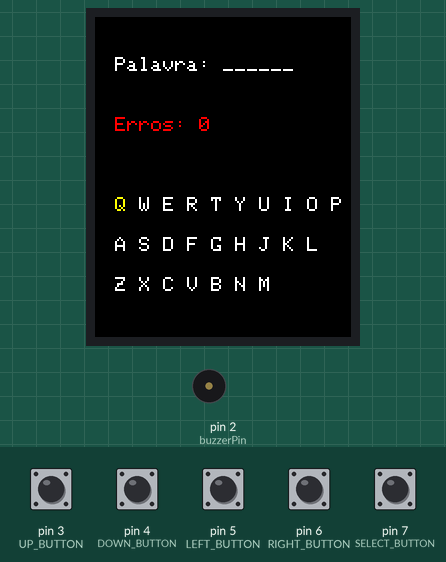
Simulated run of this sketch. Board: Arduino Uno, built with avr-gcc and run on an emulated ATmega328P. Shown: 128×160 colour display, buzzer (waves = sounding). The inputs (shaded band) are chosen by the test bench; at power-on: pin 3 (UP_BUTTON), pin 4 (DOWN_BUTTON), pin 5 (LEFT_BUTTON), pin 6 (RIGHT_BUTTON), pin 7 (SELECT_BUTTON) LOW. Random numbers use the default seed unless the sketch sets one.

Above: at 1.3 s.
1.4 s: pin 7 (SELECT_BUTTON) pulled HIGH for 0.15 s
At 1.8 s:
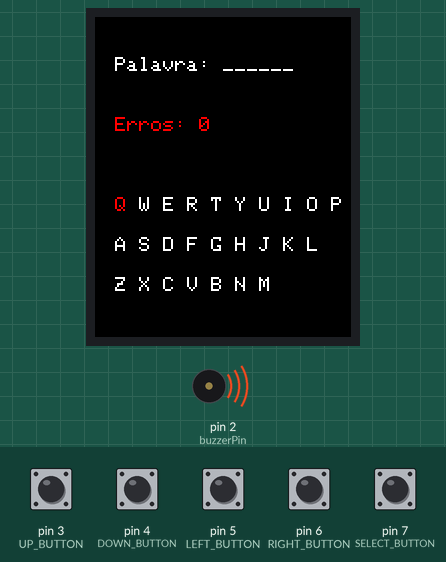
At 2.7 s:
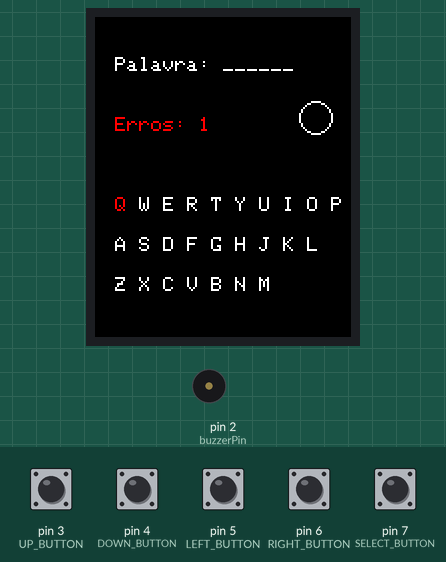
3.4 s: pin 6 (RIGHT_BUTTON) pulled HIGH for 1 s
5.9 s: pin 4 (DOWN_BUTTON) pulled HIGH for 0.15 s
7.5 s: pin 5 (LEFT_BUTTON) pulled HIGH for 0.15 s
9.1 s: pin 5 (LEFT_BUTTON) pulled HIGH for 1 s
11.6 s: pin 4 (DOWN_BUTTON) pulled HIGH for 1 s
Timing chart, 0 to 14.6 s (numbered marks = the images above; inputs shaded):
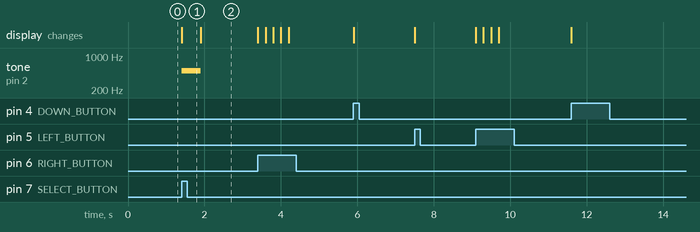

The sketch:

jogodaforca.ino
```cpp
#include "SPI.h"
#include "Adafruit_GFX.h"
#include "Adafruit_ST7735.h"

// Configuração da tela TFT
#define TFT_CS     10
#define TFT_RST    8
#define TFT_A0     9  // A0 no lugar do DC
#define buzzerPin  2

Adafruit_ST7735 tft = Adafruit_ST7735(TFT_CS, TFT_A0, TFT_RST);

// Configuração dos pinos dos botões
#define UP_BUTTON 3
#define DOWN_BUTTON 4
#define RIGHT_BUTTON 6
#define LEFT_BUTTON 5
#define SELECT_BUTTON 7

bool alreadySelected[26] = {false};

// Configuração do teclado QWERTY
char keyboard[3][10] = {
  {'Q', 'W', 'E', 'R', 'T', 'Y', 'U', 'I', 'O', 'P'},
  {'A', 'S', 'D', 'F', 'G', 'H', 'J', 'K', 'L', ' '},
  {'Z', 'X', 'C', 'V', 'B', 'N', 'M', ' ', ' ', ' '}
};

// Array de palavras para o jogo
const char *wordList[] = {"HELLO", "WORLD", "CARECA", "FORCA", "JOGO", "CODIGO"};
const int wordCount = sizeof(wordList) / sizeof(wordList[0]);
const char *targetWord; // Palavra a ser adivinhada
char guessedWord[10]; // Palavra oculta (tamanho ajustável)
int mistakes = 0; // Contador de erros

// Posição do cursor no teclado
int row = 0, col = 0;

void setup() {
  tft.initR(INITR_BLACKTAB);  // Deve ser ajustado conforme o modelo do display (GREENTAB, REDTAB, BLACKTAB), BLACKTAB no caso
  tft.setRotation(2);  // Definir orientação do display
  tft.fillScreen(ST7735_BLACK);

  // Configurar pinos dos botões como entrada
  pinMode(UP_BUTTON, INPUT);
  pinMode(DOWN_BUTTON, INPUT);
  pinMode(RIGHT_BUTTON, INPUT);
  pinMode(LEFT_BUTTON, INPUT);
  pinMode(SELECT_BUTTON, INPUT);
  pinMode(buzzerPin, OUTPUT);

  // Escolher palavra aleatória e inicializar o jogo
  randomSeed(analogRead(0)); // Inicializar aleatoriedade
  targetWord = wordList[random(wordCount)];
  initializeGuessedWord();

  // Exibir a palavra oculta
  tft.setTextColor(ST7735_WHITE);
  tft.setTextSize(1);
  tft.setCursor(10, 20);
  tft.print("Palavra: ");
  tft.print(guessedWord);

  // Exibir o contador de erros
  displayMistakes();

  // Desenhar teclado QWERTY
  drawKeyboard();

  // Destaque inicial da letra
  highlightLetter(row, col, ST7735_YELLOW);
}

void loop() {
  // Ler o estado dos botões e mover o cursor
  if (digitalRead(UP_BUTTON) == HIGH) { moveCursor(-1, 0); delay(200); }
  if (digitalRead(DOWN_BUTTON) == HIGH) { moveCursor(1, 0); delay(200); }
  if (digitalRead(LEFT_BUTTON) == HIGH) { moveCursor(0, -1); delay(200); }
  if (digitalRead(RIGHT_BUTTON) == HIGH) { moveCursor(0, 1); delay(200); }
  if (digitalRead(SELECT_BUTTON) == HIGH) { selectLetter(); delay(200); }
}

// Função para inicializar a palavra oculta
void initializeGuessedWord() {
  int len = strlen(targetWord);
  for (int i = 0; i < len; i++) {
    guessedWord[i] = '_';
  }
  guessedWord[len] = '\0'; // Finalizar a string
}

// Função para desenhar o teclado
void drawKeyboard() {
  tft.setTextSize(1);
  int yOffset = 90; // Posição vertical do teclado (ajustada para 128x160)
  for (int i = 0; i < 3; i++) {
    for (int j = 0; j < 10; j++) {
      if (keyboard[i][j] != ' ') {
        tft.setCursor(10 + j * 12, yOffset + i * 20); // Ajuste do espaçamento
        tft.setTextColor(ST7735_WHITE);
        tft.print(keyboard[i][j]);
      }
    }
  }
}

// Função para mover o cursor
void moveCursor(int dRow, int dCol) {
  highlightLetter(row, col, ST7735_WHITE); // Apaga o destaque anterior

  row = constrain(row + dRow, 0, 2);
  col = constrain(col + dCol, 0, 9);

  highlightLetter(row, col, ST7735_YELLOW); // Novo destaque
}

// Função para destacar uma letra
void highlightLetter(int r, int c, uint16_t color) {
  char letter = keyboard[r][c];
  if(alreadySelected[letter - 'A']) {
    color = ST7735_RED;
  }
  tft.setCursor(10 + c * 12, 90 + r * 20);
  tft.setTextColor(color);
  tft.print(keyboard[r][c]);
}

// Função para exibir o contador de erros
void displayMistakes() {
  tft.fillRect(10, 50, 100, 20, ST7735_BLACK); // Limpa a área do contador
  tft.setCursor(10, 50);
  tft.setTextColor(ST7735_RED);
  tft.setTextSize(1);
  tft.print("Erros: ");
  tft.print(mistakes);
}

void lostSound() {
  // Frequências em Hertz e durações em milissegundos
  tone(buzzerPin, 440, 300); // A4
  delay(350);
  tone(buzzerPin, 349, 300); // F4
  delay(350);
  tone(buzzerPin, 523, 300); // C5
  delay(350);
  tone(buzzerPin, 440, 300); // A4
  delay(350);
  tone(buzzerPin, 349, 300); // F4
  delay(350);
  tone(buzzerPin, 440, 300); // A4
  delay(350);
}

void victorySound() {
  // Frequências em Hertz e durações em milissegundos
  tone(buzzerPin, 523, 300); // C5 (Dó)
  delay(350);
  tone(buzzerPin, 659, 300); // E5 (Mi)
  delay(350);
  tone(buzzerPin, 784, 300); // G5 (Sol)
  delay(350);
  tone(buzzerPin, 523, 300); // C5 (Dó)
  delay(350);
  tone(buzzerPin, 784, 300); // G5 (Sol)
  delay(350);
  tone(buzzerPin, 1047, 300); // C6 (Dó)
  delay(350);
}

void errorSound() {
    tone(buzzerPin, 500);   // Frequência de 500 Hz
    delay(500);               // Duração de 500 ms
    noTone(buzzerPin);        // Desliga o som
}

void hitSound() {
    tone(buzzerPin, 1000);   // Frequência inicial de 1000 Hz
    delay(100);               // Duração de 100 ms
    tone(buzzerPin, 1500);   // Frequência de 1500 Hz
    delay(100);               // Duração de 100 ms
    tone(buzzerPin, 2000);   // Frequência final de 2000 Hz
    delay(100);               // Duração de 100 ms
    noTone(buzzerPin);        // Desliga o som
}

// Função para processar a letra selecionada
void selectLetter() {
  char selectedLetter = keyboard[row][col];

  // Verifica se a
  if(alreadySelected[selectedLetter - 'A']) {
    return;
  }

  // selectedLetter - 'A'
  alreadySelected[selectedLetter - 'A'] = true;
  // Marcar a letra como usada, alterando sua cor no teclado
  highlightLetter(row, col, ST7735_BLACK);

  // Verificar se a letra faz parte da palavra
  bool found = false;
  for (int i = 0; i < strlen(targetWord); i++) {
    if (targetWord[i] == selectedLetter) {
      guessedWord[i] = selectedLetter;
      found = true;
    }
  }

  // Atualizar a palavra oculta na tela
  tft.fillRect(10, 20, 100, 20, ST7735_BLACK); // Limpa a área da palavra
  tft.setCursor(10, 20);
  tft.setTextColor(ST7735_WHITE);
  tft.print("Palavra: ");
  tft.print(guessedWord);

  // Atualizar o contador de erros se a letra não foi encontrada
  if (!found) {
    mistakes++;
    errorSound();
    displayMistakes();
    drawHangmanPart();
  }
  else {
    hitSound();
    }

  // Condição de vitória/derrota
  if (strcmp(guessedWord, targetWord) == 0) {
    tft.setCursor(30, 60);
    tft.setTextColor(ST7735_GREEN);
    tft.print("Venceu!");
    victorySound();
    delay(2000);
    resetGame();
  } else if (mistakes >= 6) {
    tft.setCursor(30, 60);
    tft.setTextColor(ST7735_RED);
    tft.print("Perdeu!");
    lostSound();
    delay(2000);
    resetGame();
  }
}

// Função para desenhar as partes do boneco da forca
void drawHangmanPart() {
  int x = 110; // Posição central do boneco
  int y = 50;  // Posição inicial do boneco

  switch (mistakes) {
    case 1:
      tft.drawCircle(x, y, 8, ST7735_WHITE); // Cabeça simplificada
      break;
    case 2:
      tft.drawLine(x, y + 8, x, y + 25, ST7735_WHITE); // Corpo
      break;
    case 3:
      tft.drawLine(x, y + 15, x - 10, y + 25, ST7735_WHITE); // Braço esquerdo
      break;
    case 4:
      tft.drawLine(x, y + 15, x + 10, y + 25, ST7735_WHITE); // Braço direito
      break;
    case 5:
      tft.drawLine(x, y + 25, x - 10, y + 40, ST7735_WHITE); // Perna esquerda
      break;
    case 6:
      tft.drawLine(x, y + 25, x + 10, y + 40, ST7735_WHITE); // Perna direita
      break;
  }
}


// Função para reiniciar o jogo
void resetGame() {
  mistakes = 0;
  row = 0; col = 0;
  for(int i = 0; i < 26; i++) {
    alreadySelected[i] = false;
  }
  targetWord = wordList[random(wordCount)]; // Escolher nova palavra aleatória
  initializeGuessedWord();

  tft.fillScreen(ST7735_BLACK);
  setup(); // Recomeça o setup do jogo
}
```

Measured:
- after the input at 1.4 s, tone on pin 2 (buzzerPin): silent → 500 Hz at once, → silent 0.50 s later; the display: changes at once (image 1)
